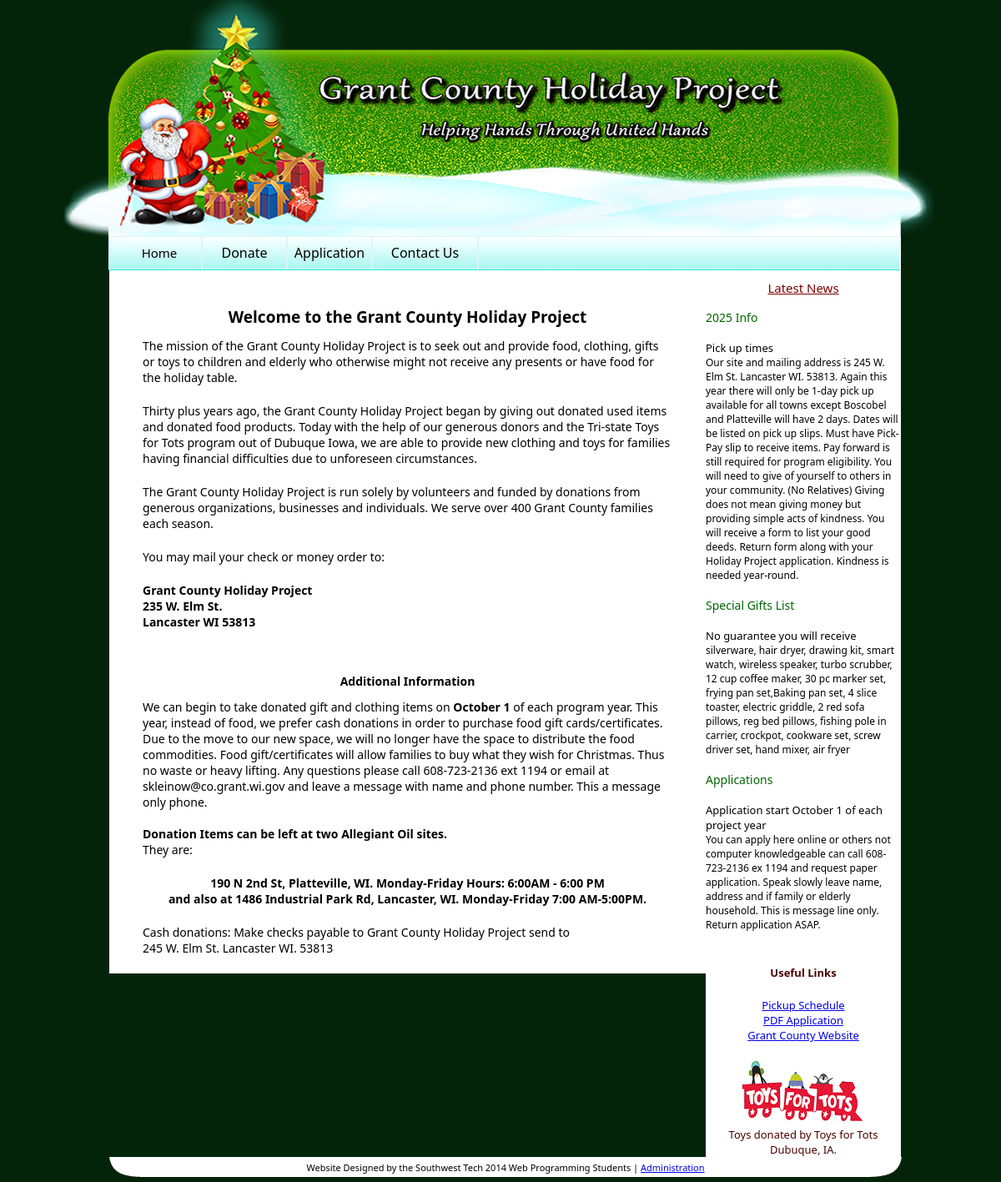
The page / on the database its author committed.
### tables this page shows
CREATE TABLE `bar` (
  `sbID` int(11) NOT NULL,
  `title` text NOT NULL,
  `subtitle` text NOT NULL,
  `para` text NOT NULL
);

### public_html/index.php (the view, shortened to what this page needs)
<!DOCTYPE html>
<html>
<head>
	 <link rel="stylesheet" type="text/css" href="index.css" media="all" />
</head>
<body>
<div id="main">
<div id="header"></div>
<div class="clearFloat">
			<a href="index.php" class="btn_Home">Home</a>
			<a href="donate.php" class="btn_Donate">Donate</a>
			<a href="application/application.php" class="btn_App">Application</a>
			<a href="contactUs.php" class="btn_ContactUs">Contact Us</a><p class="btn_right">&nbsp;</p>
</div>
<div id="maincontent">
	<BR/><BR/>
	 <blockquote><BR/>
<h1 "font-size=12px;">Welcome to the Grant County Holiday Project</h1>
        <p>The mission of the Grant County Holiday Project is to seek out and provide food, clothing, gifts or toys to children and elderly who otherwise might not receive any presents
         or have food for the holiday table.</p>
		<p>Thirty plus years ago, the Grant County Holiday Project began by giving out donated used items and donated food products.
		Today with the help of our generous donors and the Tri-state Toys for Tots program out of Dubuque Iowa, we are able to provide new clothing and toys for families
		having financial difficulties due to unforeseen circumstances.</p>
		<p> The Grant County Holiday Project is run solely by volunteers and funded by donations from generous organizations,
		businesses and individuals. We serve over 400 Grant County families each season.</p>
        <p>You may mail your check or money order to:</p>
		<p><strong>Grant County Holiday Project<br />
		   235 W. Elm St.<br />
		   Lancaster WI 53813</strong></p><br>
        <h2>Additional Information</h2>
<p>We can begin to take donated gift and clothing items on <b>October 1</b> of each program year. This year, instead of food, we prefer cash donations in order to purchase food gift cards/certificates. Due to the move to our new space, we will no longer have the space to distribute the food commodities. Food gift/certificates will allow families to buy what they wish for Christmas. Thus no waste or heavy lifting. Any questions please call 608-723-2136 ext 1194 or email at skleinow@co.grant.wi.gov and leave a message with name and phone number. This a message only phone. <br><br><b>Donation Items can be left at two Allegiant Oil sites.</b>  <br>They are: <h3> 190 N 2nd St, Platteville, WI.  Monday-Friday Hours: 6:00AM - 6:00 PM <br>and also at 1486 Industrial Park Rd, Lancaster, WI.  Monday-Friday 7:00 AM-5:00PM. </p> </h3>
 <p>Cash donations: Make checks payable to Grant County Holiday Project send to <br>245 W. Elm St. Lancaster WI. 53813
        </p></blockquote>
</div>
<div STYLE="background-color:#FFFFFF;" id="sidebar"><br><br><br>
<div id="news">Latest News</div><br>
<div id="sbTable">
<?php
include "includes/dbConnect.php";
try
{
	$sql = 'SELECT * from bar';
	$result = $pdo->query($sql);
	while ($row = $result->fetch())
	{
	 $bars[] = array ('sbID'=>$row['sbID'],
		'title'=>$row['title'],
		'subtitle'=>$row['subtitle'],
		'para'=>$row['para'] );
	}
}
catch (PDOException $e)
{
	  $error = 'Error fetching DATA!!! ' . $e->getMessage();
	  include 'OOPS!!!Error.html.php';
	  exit();
}
	foreach ($bars as $bar): ?>
	<tr>
	<div id="title"><td><?php echo $bar['title']?></td></div><br>
	<div id="subtitle"><td><?php echo $bar['subtitle']?></td></div>
	<div id="para"><td><?php echo $bar['para']?></td></div><br>
</tr>
<?php endforeach;?>
        <h5>Useful Links</h5>
        <a href="pickUp.php" target="_blank">Pickup Schedule</a> <br>
<a href="PDFapplication.pdf" target="_blank">PDF Application </a><br>
<a href="http://grantcounty.org/" target="_blank">Grant County Website</a><br><br>
<img src="imgs/tft.gif" alt="Toys For Tots" /><br>Toys donated by Toys for Tots <br>Dubuque, IA.<br>
 </div>
</div>
<div id="footer"></a> Website Designed by the Southwest Tech 2014 Web Programming Students  | <a href="adminPanel/">Administration</a></div><br><br>
</div>
</body>
</html>

### public_html/index.php (style rules this page uses)
body { background-color: #04240A; }

### rows shown on the page
bar: title "2025 Info", subtitle "Pick up times", para "Our site and mailing address is 245 W. Elm St. Lancaster WI. 53813. Again this year there will only be 1-day pick up available for all towns except Boscobel and Platteville will have 2 days. Dates will be listed on pick up slips. Must have Pick-Pay slip to receive items. Pay forward is still required for program eligibility. You will need to give of yourself to others in your community. (No Relatives) Giving does not mean giving money but providing simple acts of kindness. You will receive a form to list your good deeds. Return form along with your Holiday Project application. Kindness is needed year-round."
bar: title "Special Gifts List", subtitle "No guarantee you will receive", para "silverware, hair dryer, drawing kit, smart watch, wireless speaker, turbo scrubber, 12 cup coffee maker, 30 pc marker set, frying pan set,Baking pan set, 4 slice toaster, electric griddle, 2 red sofa pillows, reg bed pillows, fishing pole in carrier, crockpot, cookware set, screw driver set, hand mixer, air fryer"
bar: title "Applications", subtitle "Application start October 1 of each project year", para "You can apply here online or others not computer knowledgeable can call 608-723-2136 ex 1194 and request paper application. Speak slowly leave name, address and if family or elderly household. This is message line only. Return application ASAP."
